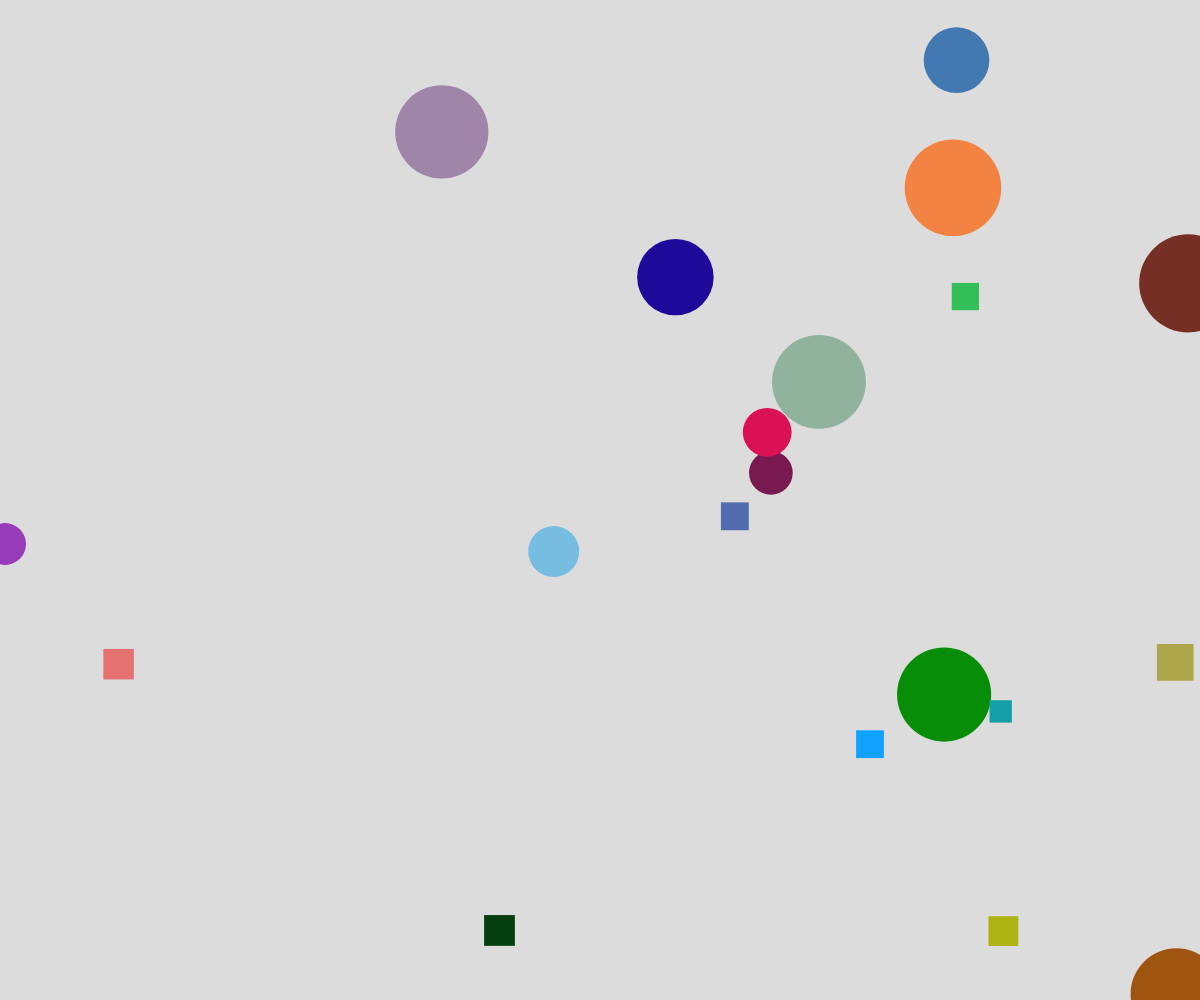
Frame 1 (no input)
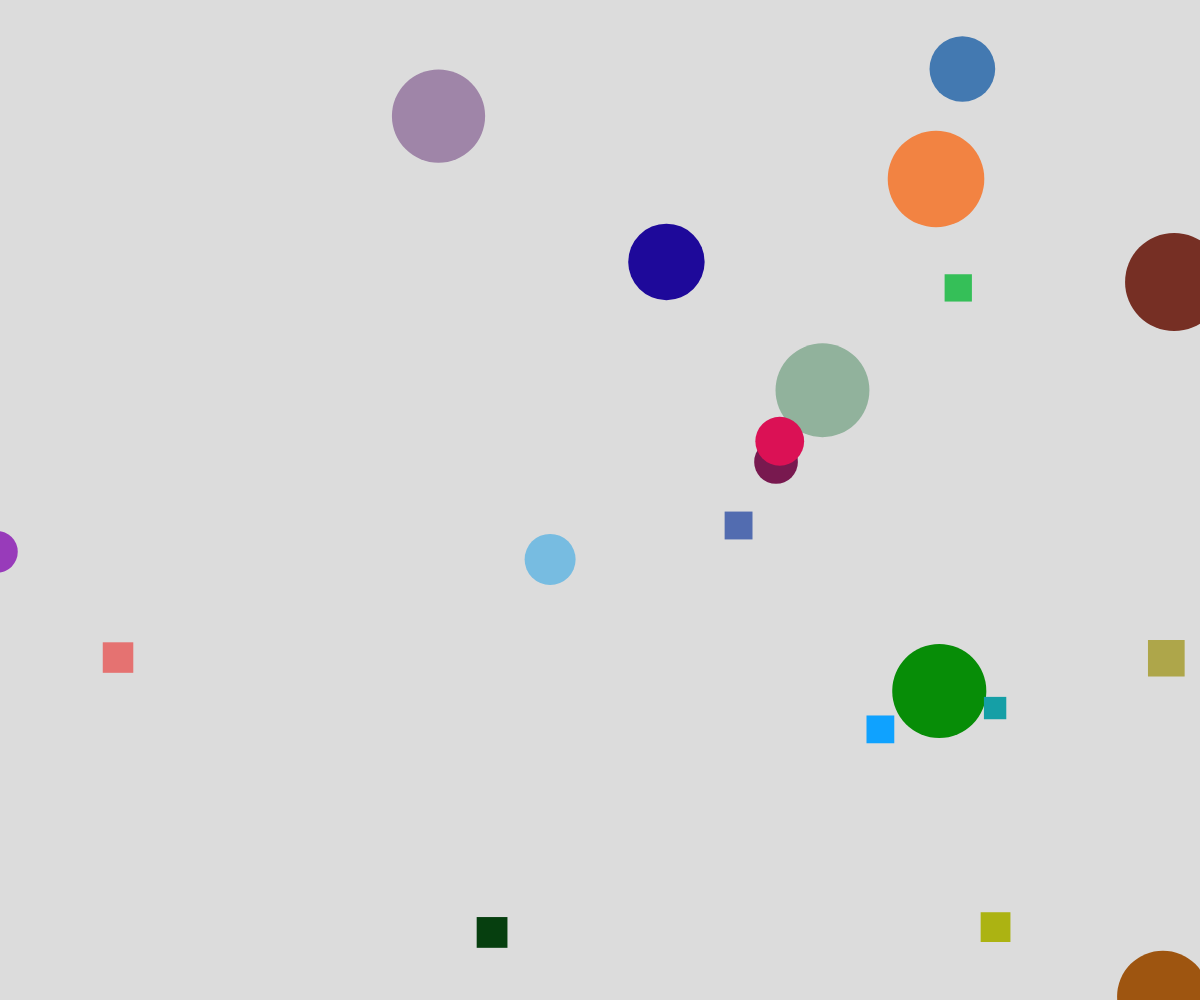
Frame 60 (no input)
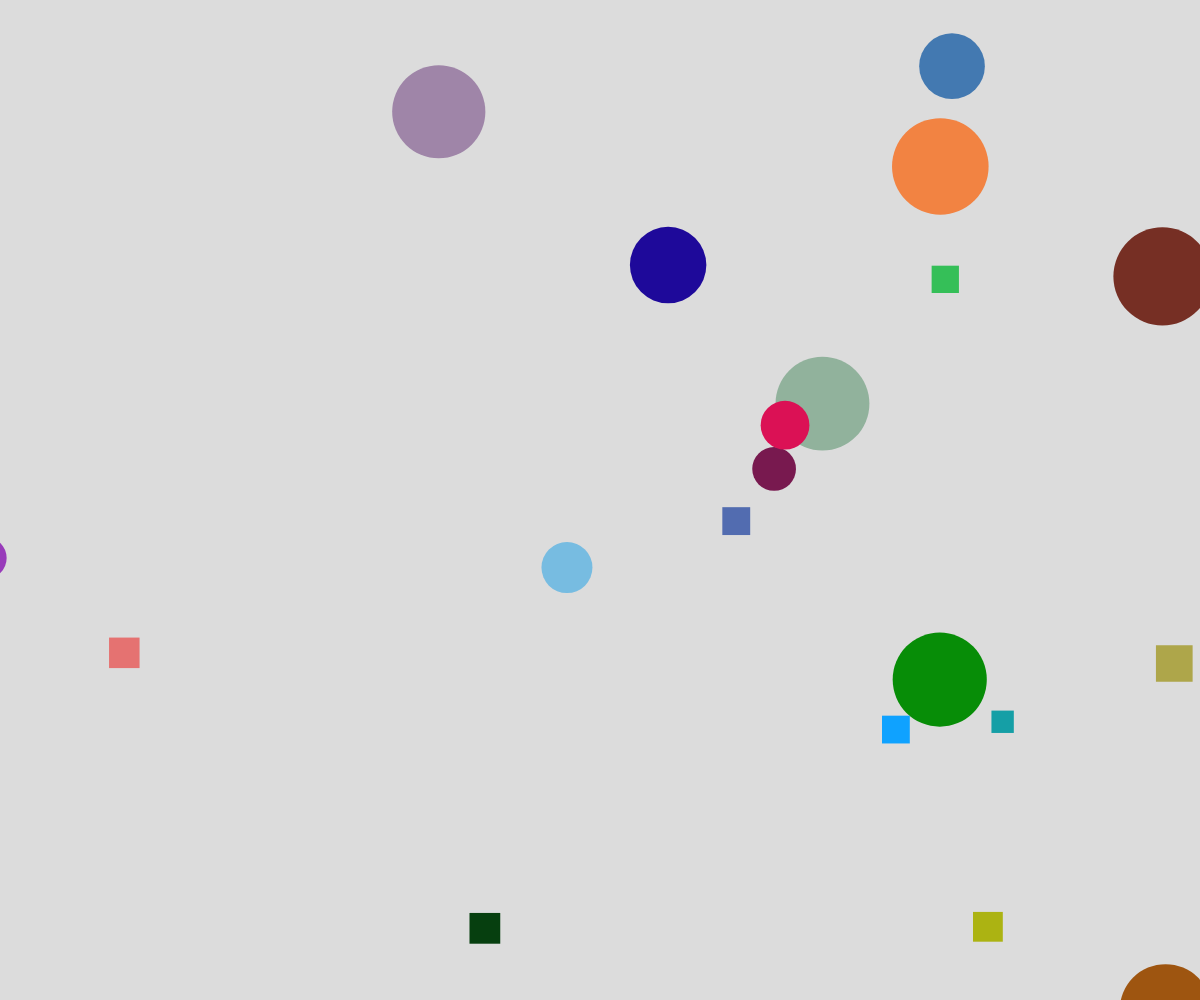
Frame 120 (the mouse pressed at the canvas centre since frame 60)

The p5.js sketch that drew these frames (run headless with seeded random() and noise() and a simulated clock; from frame 60 on, the mouse is pressed at the canvas centre):

// p5.js sketch
// ── sketch.js
// Shape Inheritance demo

let shapes = [];

function setup() {
  createCanvas(windowWidth, windowHeight);

  for (let i = 0; i < 20; i++){
    let choice = random(100);
    if (choice < 50){
      let theColor = color(random(255), random(255), random(255));
      let aShape = new Circle(random(width), random(height), theColor, random(20, 50));
      shapes.push(aShape);
    }
    else {
      let theColor = color(random(255), random(255), random(255));
      let aShape = new Square(random(width), random(height), theColor, random(20, 50));
      shapes.push(aShape);
    }
  }
}

function draw() {
  background(220);

  for (let shape of shapes){
    shape.move();
    shape.display();
  }
}

class Shape{
  constructor(x, y, color){
    this.x = x;
    this.y = y;
    this.color = color;
  }

  display(){
    fill(this.color);
    noStroke();
  }

  move(){
    this.x += random(-2, 2);
    this.y += random(-2, 2);
  }
}

class Circle extends Shape {
  constructor(x, y, color, radius){
    super(x, y, color);
    this.radius = radius;
  }

  display(){
    // grabs code from parent display
    super.display();
    circle(this.x, this.y, this.radius*2);
  }
}

class Square extends Shape {
  constructor(x, y, color, sides){
    super(x, y, color);
    this.sides = sides;
  }

  display(){
    super.display();
    rectMode(CENTER);
    square(this.x, this.y, this.sides);
  }
}
